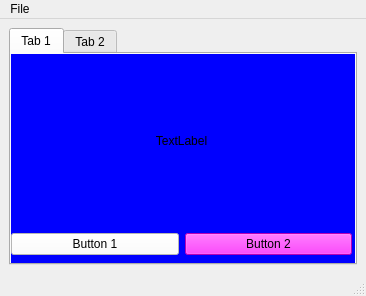
<?xml version="1.0" encoding="UTF-8"?>
<ui version="4.0">
 <class>MainWindow</class>
 <widget class="QMainWindow" name="MainWindow">
  <property name="geometry">
   <rect>
    <x>0</x>
    <y>0</y>
    <width>366</width>
    <height>296</height>
   </rect>
  </property>
  <property name="windowTitle">
   <string>MainWindow</string>
  </property>
  <widget class="QWidget" name="centralwidget">
   <layout class="QVBoxLayout" name="verticalLayout">
    <item>
     <widget class="QTabWidget" name="tabWidget">
      <property name="currentIndex">
       <number>0</number>
      </property>
      <widget class="QWidget" name="tab">
       <property name="styleSheet">
        <string notr="true">QWidget{
background-color: rgb(0, 0, 255);
}

QPushButton{
background-color: rgb(255, 255, 255);
}

QPushButton#pushButton_2{
background-color: rgb(255, 0, 255);
}
</string>
       </property>
       <attribute name="title">
        <string>Tab 1</string>
       </attribute>
       <widget class="QWidget" name="verticalLayoutWidget">
        <property name="geometry">
         <rect>
          <x>0</x>
          <y>0</y>
          <width>341</width>
          <height>201</height>
         </rect>
        </property>
        <layout class="QVBoxLayout" name="verticalLayout_2">
         <item>
          <widget class="QLabel" name="label">
           <property name="text">
            <string>TextLabel</string>
           </property>
           <property name="alignment">
            <set>Qt::AlignCenter</set>
           </property>
          </widget>
         </item>
         <item>
          <layout class="QHBoxLayout" name="horizontalLayout">
           <item>
            <widget class="QPushButton" name="pushButton">
             <property name="text">
              <string>Button 1</string>
             </property>
            </widget>
           </item>
           <item>
            <widget class="QPushButton" name="pushButton_2">
             <property name="text">
              <string>Button 2</string>
             </property>
            </widget>
           </item>
          </layout>
         </item>
        </layout>
       </widget>
      </widget>
      <widget class="QWidget" name="tab_2">
       <property name="autoFillBackground">
        <bool>true</bool>
       </property>
       <attribute name="title">
        <string>Tab 2</string>
       </attribute>
      </widget>
     </widget>
    </item>
   </layout>
  </widget>
  <widget class="QMenuBar" name="menubar">
   <property name="geometry">
    <rect>
     <x>0</x>
     <y>0</y>
     <width>366</width>
     <height>21</height>
    </rect>
   </property>
   <widget class="QMenu" name="menuFile">
    <property name="title">
     <string>File</string>
    </property>
    <addaction name="actionNew"/>
    <addaction name="separator"/>
    <addaction name="actionExit"/>
   </widget>
   <addaction name="menuFile"/>
  </widget>
  <widget class="QStatusBar" name="statusbar">
   <property name="statusTip">
    <string>Text displayed</string>
   </property>
  </widget>
  <action name="actionNew">
   <property name="icon">
    <iconset>
     <normaloff>../icons/new_icon.png</normaloff>../icons/new_icon.png</iconset>
   </property>
   <property name="text">
    <string>New</string>
   </property>
   <property name="statusTip">
    <string>New File</string>
   </property>
  </action>
  <action name="actionExit">
   <property name="icon">
    <iconset>
     <normaloff>../icons/exit_icon.png</normaloff>../icons/exit_icon.png</iconset>
   </property>
   <property name="text">
    <string>Exit</string>
   </property>
  </action>
 </widget>
 <resources/>
 <connections/>
</ui>
